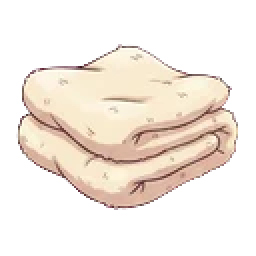
#> input picture data/quality-refs/actions/blanket.webp, 128 x 128 px (shown 2 times larger)
$ python -i regen-all-sprites.py   (imports and definitions only)
#> lines starting #> are read from the running program, lines starting #| are printed output that depends on the picture
#!/usr/bin/env python3
"""Regenerate all creature sprites via the WAN 2.2 animation pipeline.

For each creature:
1. Convert staging image to white background via Gemini 2.5 Flash
2. Upload to ComfyUI
3. Queue animation workflow (WAN 2.2 I2V + BiRefNet ToonOut)
4. Queue static fallback workflow (BiRefNet only)
5. Wait for completion
6. Download results
7. Convert static PNG to WEBP
8. Trim and resize to 330px max edge
"""

import base64, json, os, random, ssl, subprocess, sys, time, urllib.request
from pathlib import Path

try:
    import certifi
    SSL_CTX = ssl.create_default_context(cafile=certifi.where())
except ImportError:
    SSL_CTX = ssl.create_default_context()

from PIL import Image
import numpy as np

# Config
STAGING_DIR = Path("data/creature-staging-images")
SPRITE_DIR = Path("public/assets/sprites/robots")
COMFYUI = "http://10.5.0.2:8188"
GEMINI_KEY_FILE = Path("data/.creature-forge-gemini-key")
GEMINI_MODEL = "gemini-3.1-flash-image-preview"
MAX_SIZE = 330
SSH_KEY = os.path.expanduser("~/.ssh/id_ed25519_remote_pc")
SSH_HOST = "michia@10.5.0.2"
COMFYUI_OUTPUT = "/C:/Users/michi/ComfyUI-Easy-Install/ComfyUI/output/creature_sprites"

# Skip these (already processed)
SKIP = {"hikaribon", "fukurouzen-a-clockwork", "bakudango"}

def read_api_key():
    return GEMINI_KEY_FILE.read_text().strip()

# [140 lines left out: functions gemini_white_bg, upload_to_comfyui, queue_animation, queue_static, wait_for_queue, download_results, not called in this run]

def trim_sprite(filepath):
    """Trim transparent padding and resize to MAX_SIZE."""
    img = Image.open(filepath)
#> img is the input picture: PIL image 128x128 RGBA; mean R, G, B, A 222, 110.3, 159, 99.2
    n_frames = getattr(img, "n_frames", 1)
#> n_frames = 1
    is_animated = n_frames > 1
#> is_animated = False

    # Union bounding box across all frames
    rmin, cmin = img.size[1], img.size[0]
#> rmin = 128; cmin = 128
    rmax, cmax = 0, 0
    for i in range(n_frames):
        img.seek(i)
        arr = np.array(img.convert("RGBA"))
        alpha = arr[:, :, 3]
        rows = np.any(alpha > 0, axis=1)
        cols = np.any(alpha > 0, axis=0)
        if not rows.any():
            continue
        r0, r1 = np.where(rows)[0][[0, -1]]
        c0, c1 = np.where(cols)[0][[0, -1]]
        rmin, rmax = min(rmin, r0), max(rmax, r1)
        cmin, cmax = min(cmin, c0), max(cmax, c1)
#> this loop made 1 pass
#> (r0, r1, c0, c1, rmin, rmax, cmin, cmax) on pass 1: (22, 104, 8, 119, 22, 104, 8, 119)
#> pass 1, in trim_sprite, `alpha = arr[:, :, 3]`:
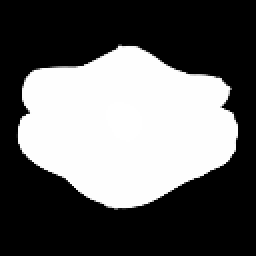
#> alpha: shape (128, 128) (shown 2 times larger); min 0, max 255, mean 99.2

    bbox = (cmin, rmin, cmax + 1, rmax + 1)
#> bbox = (8, 22, 120, 105)
    w = bbox[2] - bbox[0]
#> w = 112
    h = bbox[3] - bbox[1]
#> h = 83
    longest = max(w, h)
#> longest = 112
    scale = min(MAX_SIZE / longest, 1.0)
#> scale = 1
    new_w = round(w * scale)
#> new_w = 112
    new_h = round(h * scale)
#> new_h = 83

    frames = []
    durations = []
    for i in range(n_frames):
        img.seek(i)
        frame = img.convert("RGBA").crop(bbox).resize((new_w, new_h), Image.LANCZOS)
        frames.append(frame)
        durations.append(img.info.get("duration", 42))
#> this loop made 1 pass
#> pass 1, in trim_sprite, `frame = img.convert("RGBA").crop(bbox).resize((new_w, new_h), Image.LA..`:
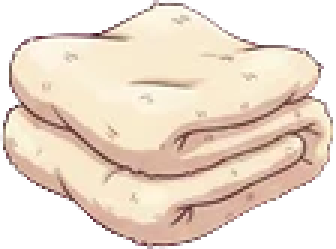
#> frame: PIL image 112x83 RGBA (shown 3 times larger); mean R, G, B, A 223.6, 159.9, 171.4, 174.9; transparent parts drawn white
#> after the loop, durations = [0]; frames = 1 item

    if is_animated:
        frames[0].save(str(filepath), save_all=True, append_images=frames[1:],
                       duration=durations, loop=0, lossless=False, quality=90)
    else:
        frames[0].save(str(filepath), "WEBP", quality=90)

# [60 lines left out: function main, not called in this run]

# [2 lines not run here, left out]

>>> result = trim_sprite('../data/quality-refs/actions/blanket.webp')

$ run again, on data/quality-refs/backgrounds/okunomori_03.webp
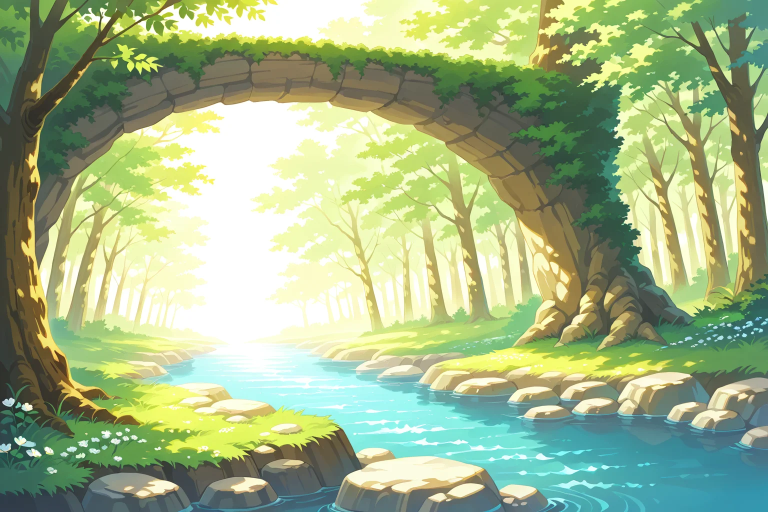
#> input picture data/quality-refs/backgrounds/okunomori_03.webp, 1536 x 1024 px (shown at 1/2 size)
#> in trim_sprite, img is the input picture: PIL image 1536x1024 RGB; mean R, G, B 161.7, 181.1, 136.9
#> n_frames = 1
#> is_animated = False
#> the loop in trim_sprite, `for i in range(n_frames):` made 1 pass
#> (r0, r1, c0, c1, rmin, rmax, cmin, cmax) on pass 1: (0, 1023, 0, 1535, 0, 1023, 0, 1535)
#> bbox = (0, 0, 1536, 1024)
#> w = 1536
#> h = 1024
#> longest = 1536
#> scale = 0.215
#> new_w = 330
#> new_h = 220
#> the loop in trim_sprite, `for i in range(n_frames):` made 1 pass
#> pass 1, in trim_sprite, `frame = img.convert("RGBA").crop(bbox).resize((new_w, new_h), Image.LA..`:
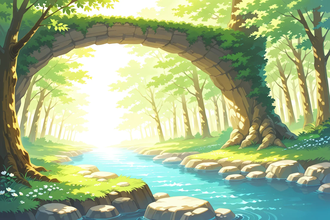
#> frame: PIL image 330x220 RGBA; mean R, G, B, A 161.6, 181, 136.9, 255
#> after the loop in trim_sprite, `for i in range(n_frames):`: durations = [0]; frames = 1 item
